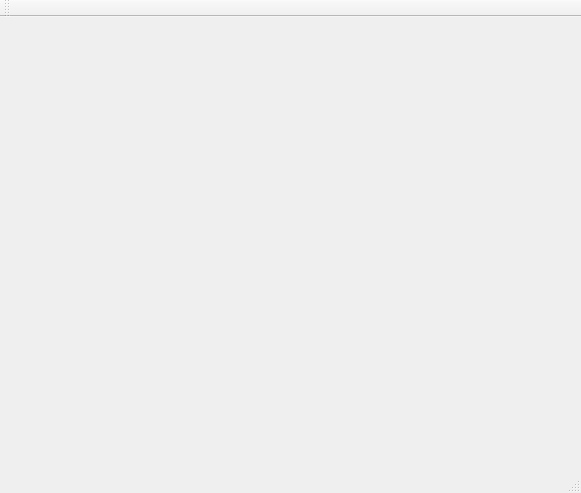
<?xml version="1.0" encoding="UTF-8"?>
<ui version="4.0">
 <class>MainWindow</class>
 <widget class="QMainWindow" name="MainWindow">
  <property name="geometry">
   <rect>
    <x>0</x>
    <y>0</y>
    <width>581</width>
    <height>493</height>
   </rect>
  </property>
  <property name="windowTitle">
   <string>MainWindow</string>
  </property>
  <widget class="QWidget" name="centralWidget"/>
  <widget class="QMenuBar" name="menuBar">
   <property name="geometry">
    <rect>
     <x>0</x>
     <y>0</y>
     <width>581</width>
     <height>23</height>
    </rect>
   </property>
  </widget>
  <widget class="QToolBar" name="mainToolBar">
   <attribute name="toolBarArea">
    <enum>TopToolBarArea</enum>
   </attribute>
   <attribute name="toolBarBreak">
    <bool>false</bool>
   </attribute>
  </widget>
  <widget class="QStatusBar" name="statusBar"/>
 </widget>
 <layoutdefault spacing="6" margin="11"/>
 <resources/>
 <connections/>
</ui>
